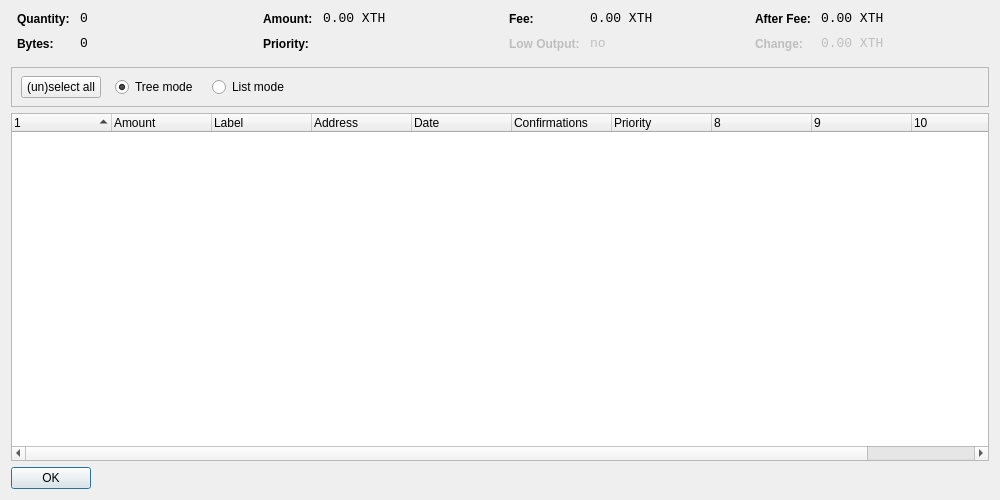
<?xml version="1.0" encoding="UTF-8"?>
<ui version="4.0">
 <class>CoinControlDialog</class>
 <widget class="QDialog" name="CoinControlDialog">
  <property name="geometry">
   <rect>
    <x>0</x>
    <y>0</y>
    <width>1000</width>
    <height>500</height>
   </rect>
  </property>
  <property name="windowTitle">
   <string>Coin Control</string>
  </property>
  <layout class="QVBoxLayout" name="verticalLayout">
   <item>
    <layout class="QHBoxLayout" name="horizontalLayoutTop" stretch="0,0,0,0">
     <property name="topMargin">
      <number>0</number>
     </property>
     <property name="bottomMargin">
      <number>10</number>
     </property>
     <item>
      <layout class="QFormLayout" name="formLayoutCoinControl1">
       <property name="horizontalSpacing">
        <number>10</number>
       </property>
       <property name="verticalSpacing">
        <number>10</number>
       </property>
       <property name="leftMargin">
        <number>6</number>
       </property>
       <property name="rightMargin">
        <number>6</number>
       </property>
       <item row="0" column="0">
        <widget class="QLabel" name="labelCoinControlQuantityText">
         <property name="styleSheet">
          <string notr="true">font-weight:bold;</string>
         </property>
         <property name="text">
          <string>Quantity:</string>
         </property>
        </widget>
       </item>
       <item row="0" column="1">
        <widget class="QLabel" name="labelCoinControlQuantity">
         <property name="font">
          <font>
           <family>Monospace</family>
           <pointsize>10</pointsize>
          </font>
         </property>
         <property name="cursor">
          <cursorShape>IBeamCursor</cursorShape>
         </property>
         <property name="contextMenuPolicy">
          <enum>Qt::ActionsContextMenu</enum>
         </property>
         <property name="text">
          <string notr="true">0</string>
         </property>
         <property name="textInteractionFlags">
          <set>Qt::LinksAccessibleByMouse|Qt::TextSelectableByKeyboard|Qt::TextSelectableByMouse</set>
         </property>
        </widget>
       </item>
       <item row="1" column="0">
        <widget class="QLabel" name="labelCoinControlBytesText">
         <property name="styleSheet">
          <string notr="true">font-weight:bold;</string>
         </property>
         <property name="text">
          <string>Bytes:</string>
         </property>
        </widget>
       </item>
       <item row="1" column="1">
        <widget class="QLabel" name="labelCoinControlBytes">
         <property name="font">
          <font>
           <family>Monospace</family>
           <pointsize>10</pointsize>
          </font>
         </property>
         <property name="cursor">
          <cursorShape>IBeamCursor</cursorShape>
         </property>
         <property name="contextMenuPolicy">
          <enum>Qt::ActionsContextMenu</enum>
         </property>
         <property name="text">
          <string notr="true">0</string>
         </property>
         <property name="textInteractionFlags">
          <set>Qt::LinksAccessibleByMouse|Qt::TextSelectableByKeyboard|Qt::TextSelectableByMouse</set>
         </property>
        </widget>
       </item>
      </layout>
     </item>
     <item>
      <layout class="QFormLayout" name="formLayoutCoinControl2">
       <property name="horizontalSpacing">
        <number>10</number>
       </property>
       <property name="verticalSpacing">
        <number>10</number>
       </property>
       <property name="leftMargin">
        <number>6</number>
       </property>
       <property name="rightMargin">
        <number>6</number>
       </property>
       <item row="0" column="0">
        <widget class="QLabel" name="labelCoinControlAmountText">
         <property name="styleSheet">
          <string notr="true">font-weight:bold;</string>
         </property>
         <property name="text">
          <string>Amount:</string>
         </property>
        </widget>
       </item>
       <item row="0" column="1">
        <widget class="QLabel" name="labelCoinControlAmount">
         <property name="font">
          <font>
           <family>Monospace</family>
           <pointsize>10</pointsize>
          </font>
         </property>
         <property name="cursor">
          <cursorShape>IBeamCursor</cursorShape>
         </property>
         <property name="contextMenuPolicy">
          <enum>Qt::ActionsContextMenu</enum>
         </property>
         <property name="text">
          <string notr="true">0.00 XTH</string>
         </property>
         <property name="textInteractionFlags">
          <set>Qt::LinksAccessibleByMouse|Qt::TextSelectableByKeyboard|Qt::TextSelectableByMouse</set>
         </property>
        </widget>
       </item>
       <item row="1" column="0">
        <widget class="QLabel" name="labelCoinControlPriorityText">
         <property name="styleSheet">
          <string notr="true">font-weight:bold;</string>
         </property>
         <property name="text">
          <string>Priority:</string>
         </property>
        </widget>
       </item>
       <item row="1" column="1">
        <widget class="QLabel" name="labelCoinControlPriority">
         <property name="font">
          <font>
           <family>Monospace</family>
           <pointsize>10</pointsize>
          </font>
         </property>
         <property name="cursor">
          <cursorShape>IBeamCursor</cursorShape>
         </property>
         <property name="contextMenuPolicy">
          <enum>Qt::ActionsContextMenu</enum>
         </property>
         <property name="text">
          <string/>
         </property>
         <property name="textInteractionFlags">
          <set>Qt::LinksAccessibleByMouse|Qt::TextSelectableByKeyboard|Qt::TextSelectableByMouse</set>
         </property>
        </widget>
       </item>
      </layout>
     </item>
     <item>
      <layout class="QFormLayout" name="formLayoutCoinControl3">
       <property name="horizontalSpacing">
        <number>10</number>
       </property>
       <property name="verticalSpacing">
        <number>10</number>
       </property>
       <property name="leftMargin">
        <number>6</number>
       </property>
       <property name="rightMargin">
        <number>6</number>
       </property>
       <item row="0" column="0">
        <widget class="QLabel" name="labelCoinControlFeeText">
         <property name="styleSheet">
          <string notr="true">font-weight:bold;</string>
         </property>
         <property name="text">
          <string>Fee:</string>
         </property>
        </widget>
       </item>
       <item row="0" column="1">
        <widget class="QLabel" name="labelCoinControlFee">
         <property name="font">
          <font>
           <family>Monospace</family>
           <pointsize>10</pointsize>
          </font>
         </property>
         <property name="cursor">
          <cursorShape>IBeamCursor</cursorShape>
         </property>
         <property name="contextMenuPolicy">
          <enum>Qt::ActionsContextMenu</enum>
         </property>
         <property name="text">
          <string notr="true">0.00 XTH</string>
         </property>
         <property name="textInteractionFlags">
          <set>Qt::LinksAccessibleByMouse|Qt::TextSelectableByKeyboard|Qt::TextSelectableByMouse</set>
         </property>
        </widget>
       </item>
       <item row="1" column="0">
        <widget class="QLabel" name="labelCoinControlLowOutputText">
         <property name="enabled">
          <bool>false</bool>
         </property>
         <property name="styleSheet">
          <string notr="true">font-weight:bold;</string>
         </property>
         <property name="text">
          <string>Low Output:</string>
         </property>
        </widget>
       </item>
       <item row="1" column="1">
        <widget class="QLabel" name="labelCoinControlLowOutput">
         <property name="enabled">
          <bool>false</bool>
         </property>
         <property name="font">
          <font>
           <family>Monospace</family>
           <pointsize>10</pointsize>
          </font>
         </property>
         <property name="cursor">
          <cursorShape>IBeamCursor</cursorShape>
         </property>
         <property name="contextMenuPolicy">
          <enum>Qt::ActionsContextMenu</enum>
         </property>
         <property name="text">
          <string notr="true">no</string>
         </property>
         <property name="textInteractionFlags">
          <set>Qt::LinksAccessibleByMouse|Qt::TextSelectableByKeyboard|Qt::TextSelectableByMouse</set>
         </property>
        </widget>
       </item>
      </layout>
     </item>
     <item>
      <layout class="QFormLayout" name="formLayoutCoinControl4">
       <property name="horizontalSpacing">
        <number>10</number>
       </property>
       <property name="verticalSpacing">
        <number>10</number>
       </property>
       <property name="leftMargin">
        <number>6</number>
       </property>
       <property name="rightMargin">
        <number>6</number>
       </property>
       <item row="0" column="0">
        <widget class="QLabel" name="labelCoinControlAfterFeeText">
         <property name="styleSheet">
          <string notr="true">font-weight:bold;</string>
         </property>
         <property name="text">
          <string>After Fee:</string>
         </property>
        </widget>
       </item>
       <item row="0" column="1">
        <widget class="QLabel" name="labelCoinControlAfterFee">
         <property name="font">
          <font>
           <family>Monospace</family>
           <pointsize>10</pointsize>
          </font>
         </property>
         <property name="cursor">
          <cursorShape>IBeamCursor</cursorShape>
         </property>
         <property name="contextMenuPolicy">
          <enum>Qt::ActionsContextMenu</enum>
         </property>
         <property name="text">
          <string notr="true">0.00 XTH</string>
         </property>
         <property name="textInteractionFlags">
          <set>Qt::LinksAccessibleByMouse|Qt::TextSelectableByKeyboard|Qt::TextSelectableByMouse</set>
         </property>
        </widget>
       </item>
       <item row="1" column="0">
        <widget class="QLabel" name="labelCoinControlChangeText">
         <property name="enabled">
          <bool>false</bool>
         </property>
         <property name="styleSheet">
          <string notr="true">font-weight:bold;</string>
         </property>
         <property name="text">
          <string>Change:</string>
         </property>
        </widget>
       </item>
       <item row="1" column="1">
        <widget class="QLabel" name="labelCoinControlChange">
         <property name="enabled">
          <bool>false</bool>
         </property>
         <property name="font">
          <font>
           <family>Monospace</family>
           <pointsize>10</pointsize>
          </font>
         </property>
         <property name="cursor">
          <cursorShape>IBeamCursor</cursorShape>
         </property>
         <property name="contextMenuPolicy">
          <enum>Qt::ActionsContextMenu</enum>
         </property>
         <property name="text">
          <string notr="true">0.00 XTH</string>
         </property>
         <property name="textInteractionFlags">
          <set>Qt::LinksAccessibleByMouse|Qt::TextSelectableByKeyboard|Qt::TextSelectableByMouse</set>
         </property>
        </widget>
       </item>
      </layout>
     </item>
    </layout>
   </item>
   <item>
    <widget class="QFrame" name="frame">
     <property name="minimumSize">
      <size>
       <width>0</width>
       <height>40</height>
      </size>
     </property>
     <property name="frameShape">
      <enum>QFrame::StyledPanel</enum>
     </property>
     <property name="frameShadow">
      <enum>QFrame::Sunken</enum>
     </property>
     <widget class="QWidget" name="horizontalLayoutWidget">
      <property name="geometry">
       <rect>
        <x>10</x>
        <y>0</y>
        <width>781</width>
        <height>41</height>
       </rect>
      </property>
      <layout class="QHBoxLayout" name="horizontalLayoutPanel" stretch="0,0,0,0,0">
       <property name="spacing">
        <number>14</number>
       </property>
       <item>
        <widget class="QPushButton" name="pushButtonSelectAll">
         <property name="sizePolicy">
          <sizepolicy hsizetype="Maximum" vsizetype="Fixed">
           <horstretch>0</horstretch>
           <verstretch>0</verstretch>
          </sizepolicy>
         </property>
         <property name="text">
          <string>(un)select all</string>
         </property>
        </widget>
       </item>
       <item>
        <widget class="QRadioButton" name="radioTreeMode">
         <property name="sizePolicy">
          <sizepolicy hsizetype="Maximum" vsizetype="Fixed">
           <horstretch>0</horstretch>
           <verstretch>0</verstretch>
          </sizepolicy>
         </property>
         <property name="text">
          <string>Tree mode</string>
         </property>
         <property name="checked">
          <bool>true</bool>
         </property>
        </widget>
       </item>
       <item>
        <widget class="QRadioButton" name="radioListMode">
         <property name="sizePolicy">
          <sizepolicy hsizetype="Maximum" vsizetype="Fixed">
           <horstretch>0</horstretch>
           <verstretch>0</verstretch>
          </sizepolicy>
         </property>
         <property name="text">
          <string>List mode</string>
         </property>
        </widget>
       </item>
       <item>
        <spacer name="horizontalSpacer">
         <property name="orientation">
          <enum>Qt::Horizontal</enum>
         </property>
         <property name="sizeHint" stdset="0">
          <size>
           <width>40</width>
           <height>20</height>
          </size>
         </property>
        </spacer>
       </item>
      </layout>
     </widget>
    </widget>
   </item>
   <item>
    <widget class="CoinControlTreeWidget" name="treeWidget">
     <property name="contextMenuPolicy">
      <enum>Qt::CustomContextMenu</enum>
     </property>
     <property name="sortingEnabled">
      <bool>false</bool>
     </property>
     <property name="columnCount">
      <number>11</number>
     </property>
     <attribute name="headerShowSortIndicator" stdset="0">
      <bool>true</bool>
     </attribute>
     <attribute name="headerStretchLastSection">
      <bool>false</bool>
     </attribute>
     <column>
      <property name="text">
       <string/>
      </property>
     </column>
     <column>
      <property name="text">
       <string>Amount</string>
      </property>
     </column>
     <column>
      <property name="text">
       <string>Label</string>
      </property>
     </column>
     <column>
      <property name="text">
       <string>Address</string>
      </property>
     </column>
     <column>
      <property name="text">
       <string>Date</string>
      </property>
     </column>
     <column>
      <property name="text">
       <string>Confirmations</string>
      </property>
      <property name="toolTip">
       <string>Confirmed</string>
      </property>
     </column>
     <column>
      <property name="text">
       <string>Priority</string>
      </property>
     </column>
     <column>
      <property name="text">
       <string/>
      </property>
     </column>
     <column>
      <property name="text">
       <string/>
      </property>
     </column>
     <column>
      <property name="text">
       <string/>
      </property>
     </column>
     <column>
      <property name="text">
       <string/>
      </property>
     </column>
    </widget>
   </item>
   <item>
    <widget class="QDialogButtonBox" name="buttonBox">
     <property name="sizePolicy">
      <sizepolicy hsizetype="Maximum" vsizetype="Fixed">
       <horstretch>0</horstretch>
       <verstretch>0</verstretch>
      </sizepolicy>
     </property>
     <property name="orientation">
      <enum>Qt::Horizontal</enum>
     </property>
     <property name="standardButtons">
      <set>QDialogButtonBox::Ok</set>
     </property>
    </widget>
   </item>
  </layout>
 </widget>
 <customwidgets>
  <customwidget>
   <class>CoinControlTreeWidget</class>
   <extends>QTreeWidget</extends>
   <header>coincontroltreewidget.h</header>
  </customwidget>
 </customwidgets>
 <resources/>
 <connections/>
</ui>
